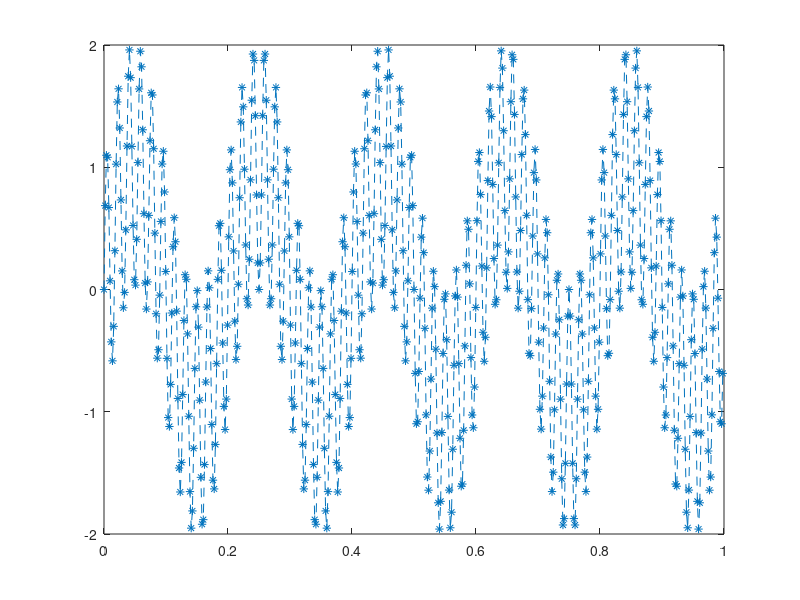

The MATLAB source for this figure: (Note: this script raises an error after producing the figure.)

N = 512;

discrete_time_domain = (0:N-1)/N;
x = sin(2 * pi * 5 * discrete_time_domain) + sin(2 * pi * 55 * discrete_time_domain);

figure; 
plot(discrete_time_domain, x, '--*');
%%
M = 2;
Nfft = length(x)/M;

[W] = STFT(x, M);
W = fftshift(W, 2);

freq_domain = N * (-Nfft/2:Nfft/2-1)/Nfft;
figure;
imagesc(abs(W));
xticks(0:Nfft-1);
xticklabels(compose("%f", freq_domain));

figure;
plot(freq_domain, abs(W));
%% Section 3
% clc; clear all; close all;
delta_time = 1;
N = 4096;
Fs = N / delta_time;
[noise_n] = WGN(N,0,1);

% WGN with LPF
Fc = 500;              % Cutoff frequency (Hz)
freq_domain = Fs * (-N/2:N/2-1) / N;
h = designfilt('lowpassiir','FilterOrder',15,'HalfPowerFrequency',Fc/(Fs/2));
[num,den] = tf(h);

figure;
freqz(h);

noise_n_lpf = Filter(den, num, noise_n);

figure; 
plot(freq_domain, abs(fftshift(fft(noise_n_lpf, N))), '--*');
xlabel('Freq domain[Hz]');
ylabel('|Amplitude|');
title(compose('Low passed WGN, F_c=%.2f[Hz]', Fc));

% WGN with HPF
h = designfilt('highpassiir','FilterOrder',15,'HalfPowerFrequency',Fc/(Fs/2));
[num,den] = tf(h);

figure;
freqz(h);

noise_n_hpf = Filter(den, num, noise_n);

figure; 
plot(freq_domain, abs(fftshift(fft(noise_n_hpf, N))), '--*');
xlabel('Freq domain[Hz]');
ylabel('|Amplitude|');
title(compose('High passed WGN, F_c=%.2f[Hz]', Fc));
% Known 5 frequencies

% Random 5 frequencies
